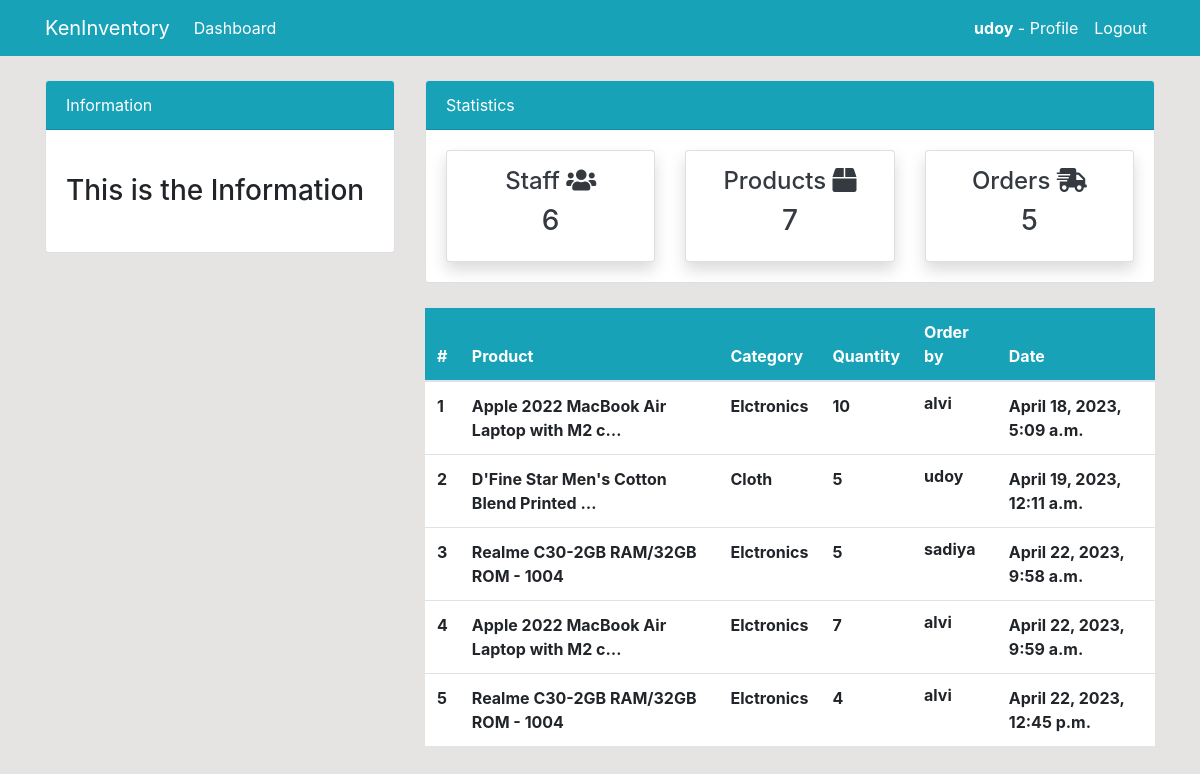
/order/ (signed in), run on the app's committed database.
### Dashboard/models.py (models this page shows, shortened)
class Order(models.Model):
    product = models.ForeignKey(Product,on_delete=models.CASCADE,null=True)
    staff = models.ForeignKey(User,models.CASCADE,null=True)
    order_quantity = models.PositiveSmallIntegerField(null=True)
    order_date = models.DateTimeField(auto_now_add=True)
    class Meta:
        verbose_name_plural = 'Order'

class Product(models.Model):
    name = models.CharField(max_length=255,null=True,blank=True)
    category = models.CharField(max_length=100,choices=CATEGORY,null=True)
    quantity = models.PositiveIntegerField(null=True)
    def __str__(self):
        return f'{self.name} - {self.quantity}'

### Dashboard/views.py (the view)
# urls.py: path('order/',views.order,name='dashboard-order'),
@login_required
def order(request):
    order = Order.objects.all()
    staff_counts = User.objects.all().count()
    product_counts =Product.objects.all().count()
    order_counts = order.count()
    content = {
        'order':order,
        'staff_counts':staff_counts,
        'order_counts':order_counts,
        'product_counts':product_counts,
    }
    return render(request,'dashboard/order.html',content)

### templates/dashboard/order.html (shortened to what this page needs)
{% extends 'include/base.html' %}
{% load static %}
{% block context %}
{% include 'include/topbar.html' %}
 <div class="container">
    <div class="row my-4">
        <div class="col-md-4">
        </div>
        <div class="col-md-8">
            <table class="table bg-white">
                <thead class="bg-info">
                    <tr class="text-white">
                        <th scope="col">#</th>
                        <th scope="col">Product</th>
                        <th scope="col">Category</th>
                        <th scope="col">Quantity</th>
                        <th scope="col">Order by</th>
                        <th scope="col">Date</th>
                    </tr>
                </thead>
                <tbody>
                    {% for i in order %}
                    <tr>
                        <th scope="row">{{i.id}}</th>
                        <td><b>{{i.product| truncatechars:40}}</b></td>
                        <td><b>{{i.product.category}}</b></td>
                        <td><b>{{i.order_quantity}}</b></td>
                        <td>
                           <h6> <b>{{i.staff.username}}</b></h6>
                        </td>
                        <td><b>{{i.order_date}}</b></td>
                    </tr>
                    {% endfor %}
                </tbody>
            </table>
        </div>
    </div>
</div>
{% endblock context %}

### templates/include/nav.html (shortened to what this page needs)
{% load static %}
  <nav class="navbar navbar-expand-lg navbar-info bg-info">
    <div class="container">
        <a class="navbar-brand text-white" href="">KenInventory</a>
        {% if user.is_authenticated %}
        <div class="collapse navbar-collapse" id="navbarSupportedContent">
            <ul class="navbar-nav mr-auto">
                <li class="nav-item active">
                    <a class="nav-link text-white" href="{% url 'dashboard-index' %}">Dashboard </a>
                </li>
            </ul>
            <ul class="navbar-nav ml-auto">
                <li class="nav-item active">
                    <a class="nav-link text-white" href="{% url 'dashboard-profile' %}"><b style='color:white;'>{{user.username}}</b> - Profile </a>
                </li>
                <li class="nav-item">
                    <a class="nav-link text-white" href="{% url 'user-logout' %}">Logout</a>
                </li>
            </ul>
        {% endif %}
    </div>
</nav>

### static/style.css (style rules this page uses)
body { background: rgb(230, 227, 227); }

### data on the page
Order: id "1", product "Apple 2022 MacBook Air Laptop with M2 c…", product.category "Elctronics", order_quantity "10", staff.username "alvi", order_date "April 18, 2023, 5:09 a.m."
Order: id "2", product "D'Fine Star Men's Cotton Blend Printed …", product.category "Cloth", order_quantity "5", staff.username "udoy", order_date "April 19, 2023, 12:11 a.m."
Order: id "3", product "Realme C30-2GB RAM/32GB ROM - 1004", product.category "Elctronics", order_quantity "5", staff.username "sadiya", order_date "April 22, 2023, 9:58 a.m."
Order: id "4", product "Apple 2022 MacBook Air Laptop with M2 c…", product.category "Elctronics", order_quantity "7", staff.username "alvi", order_date "April 22, 2023, 9:59 a.m."
Order: id "5", product "Realme C30-2GB RAM/32GB ROM - 1004", product.category "Elctronics", order_quantity "4", staff.username "alvi", order_date "April 22, 2023, 12:45 p.m."

### other printed values
{{ user.username }} "udoy"
{{ staff_counts }} "6"
{{ product_counts }} "7"
{{ order_counts }} "5"
